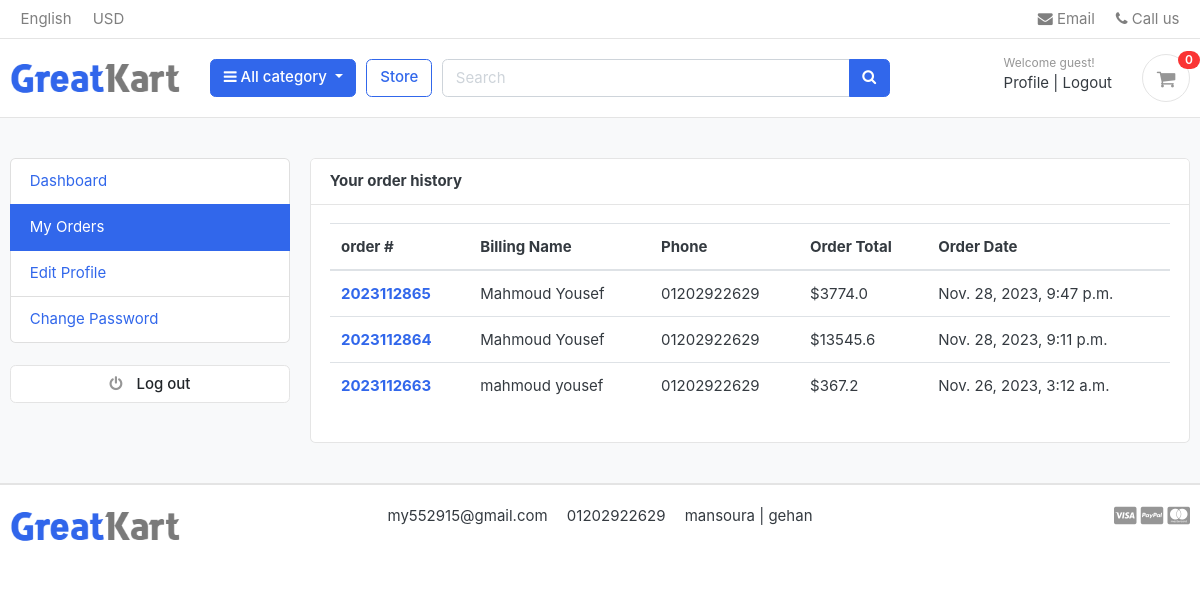
The page /accounts/my_orders/ (signed in) on the database as committed earlier.
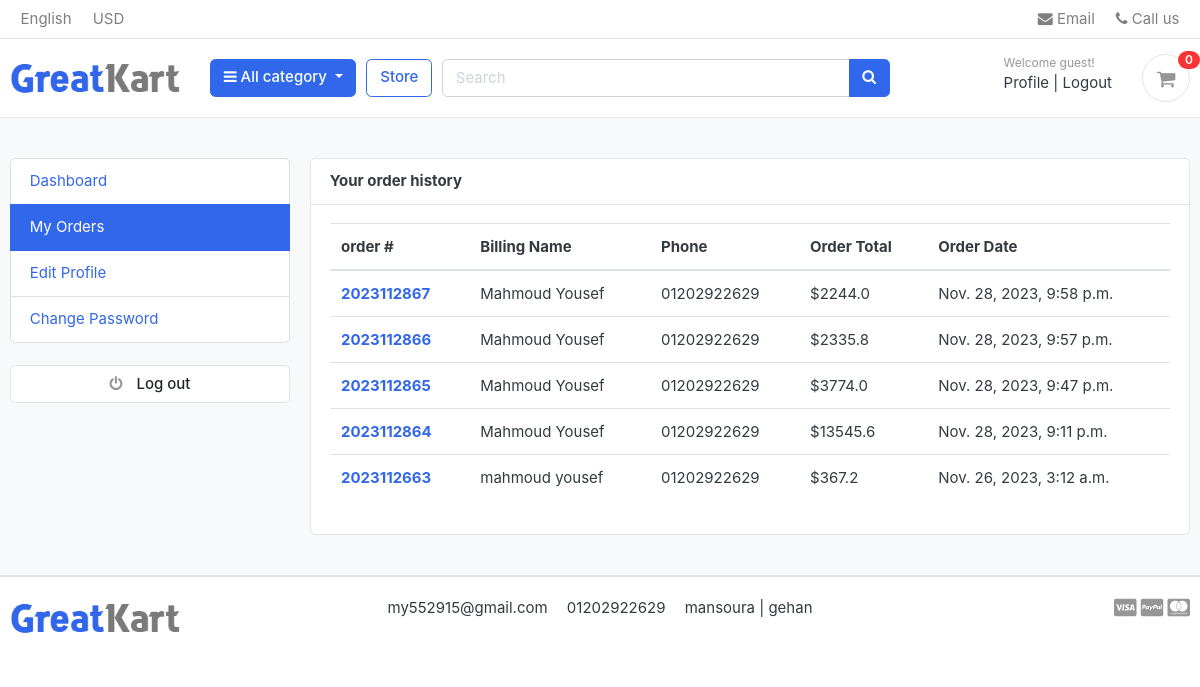
The same page on the database as committed later.
### settings/models.py (models this page shows, shortened)
class Settings(models.Model):
    site_name = models.CharField( max_length=50)
    logo = models.ImageField( upload_to='setting/')
    phone = models.CharField( max_length=30)
    email = models.EmailField( max_length=254)
    description = models.TextField(max_length=1000)
    fb_link = models.URLField( max_length=200)
    twitter_link = models.URLField( max_length=200)
    instagram_link = models.URLField( max_length=200)
    address = models.CharField( max_length=50)

### orders/models.py (models this page shows, shortened)
class Order(models.Model):
    STATUS = (
        ('New','New'),
        ('Accepted','Accepted'),
        ('Completed','Completed'),
        ('Cancelled','Cancelled'),
    )
    user = models.ForeignKey(User, on_delete=models.SET_NULL , null=True)
    payment = models.ForeignKey(Payment,  on_delete=models.SET_NULL ,blank=True , null=True)
    order_number = models.CharField(max_length=50)
    first_name = models.CharField(max_length=50)
    last_name = models.CharField(max_length=50)
    phone = models.CharField(max_length=50)
    email = models.EmailField( max_length=254)
    address_line_1 = models.CharField( max_length=50)
    address_line_2 = models.CharField( max_length=50 , blank=True)
    country = models.CharField( max_length=50 )
    state = models.CharField( max_length=50 )
    city = models.CharField( max_length=50 )
    order_note = models.CharField( max_length=1000 , blank=True)
    order_total = models.FloatField()
    tax = models.FloatField()
    status = models.CharField(choices=STATUS,default='New' , max_length=15)
    ip = models.CharField(max_length=50  ,blank=True)
    is_orderd = models.BooleanField(default=False)
    created_at = models.DateTimeField( auto_now_add=True)
    updated_at = models.DateTimeField(auto_now=True)
    def full_name(self):
        return f'{self.first_name} {self.last_name}'

### accounts/views.py (the view)
# urls.py: path('my_orders/' , views.my_orders , name='my_orders'),
@login_required(login_url='login')
def my_orders(request):
    orders = Order.objects.filter(user=request.user,is_orderd=True).order_by('-created_at')
    context = {
        'orders':orders,
    }
    return render(request,'profile/my_orders.html',context)

### carts/context_processors.py (called while the page is built)
def counter(request):
    cart_count = 0
    if 'admin' in request.path:
        return{}
    else :
        try :
            cart = Cart.objects.filter(cart_id=_cart_id(request))
            if request.user.is_authenticated:
                cart_items = CartItem.objects.all().filter(user=request.user)
            else :
                cart_items = CartItem.objects.all().filter(cart=cart[:1])
            for cart_item in cart_items:
                cart_count+=cart_item.quantity
        except Cart.DoesNotExist:
            cart_count=0
    return dict(cart_count=cart_count)

### carts/views.py (called while the page is built)
def _cart_id(request):
    cart = request.session.session_key
    if not cart:
        cart = request.session.create()
    return cart

### category/context_processor.py (called while the page is built)
def menu_links(request):
    links = Category.objects.all()[:10]
    return dict(links=links)

### category/models.py (called while the page is built)
    def get_url(self):
        return reverse('store:product_by_category',args=[self.slug])

    def __str__(self):
        return str(self.name)

### accounts/templates/profile/my_orders.html
{% extends "base.html" %}
{% block body %}
<section class="section-conten padding-y bg">
    <div class="container">
        <div class="row">
            <aside class="col-md-3">
                <ul class="list-group">
                    <a class="list-group-item " href="{% url 'accounts:dashboard'%}"> Dashboard </a>
                    <a class="list-group-item active" href="{% url 'accounts:my_orders'%}"> My Orders </a>
                    <a class="list-group-item" href="{% url 'accounts:edit_profile'%}"> Edit Profile </a>
                    <a class="list-group-item" href="{% url 'password_change'%}">Change Password </a>
                </ul>
                <br>
                <a class="btn btn-light btn-block" href="{% url 'logout'%}"> <i class="fa fa-power-off"></i> <span
                        class="text">Log
                        out</span> </a>
            </aside>
            <main class="col-md-9">
                <article class="card">
                    <header class="card-header">
                        <strong class="d-inline-block mr-3">Your order history</strong>
                    </header>
                    <div class="card-body">
                        <div class="row">
                            <div class="col-md-12">
                                <table class="table table-hover">
                                    <thead>
                                        <tr>
                                            <th scope="col">order #</th>
                                            <th scope="col">Billing Name</th>
                                            <th scope="col">Phone</th>
                                            <th scope="col">Order Total</th>
                                            <th scope="col">Order Date</th>
                                        </tr>
                                    </thead>
                                        <tbody>
                                            {% for order in orders %}
                                            <tr>
                                                <th scope="row"><a href="{% url 'accounts:order_detail' order.order_number %}">{{order.order_number}}</a></th>
                                                <td>{{order.full_name}}</td>
                                                <td>{{order.phone}}</td>
                                                <td>${{order.order_total}}</td>
                                                <td>{{order.created_at}}</td>
                                            </tr>
                                            {% endfor %}
                                        </tbody>
                                </table>
                            </div>
                        </div>
                    </div>
                </article>
            </main>
        </div>
    </div>
</section>
{% endblock body %}

### templates/base.html (shortened to what this page needs)
{% load static %}
<!DOCTYPE HTML>
<html lang="en">
<head>
    <link href="{% static 'css/bootstrap.css'%}" rel="stylesheet" type="text/css" />
    <link href="{% static 'fonts/fontawesome/css/all.min.css'%}" type="text/css" rel="stylesheet">
    <link href="{% static 'css/ui.css'%}" rel="stylesheet" type="text/css" />
    <link href="{% static 'css/responsive.css'%}" rel="stylesheet" media="only screen and (max-width: 1200px)" />
    <link href="{% static 'css/custum.css'%}" rel="stylesheet" type="text/css" />
    <link rel="stylesheet" href="https://cdnjs.cloudflare.com/ajax/libs/font-awesome/4.7.0/css/font-awesome.min.css">
</head>
<body>
    <header class="section-header">
        <nav class="navbar p-md-0 navbar-expand-sm navbar-light border-bottom">
            <div class="container">
                <div class="collapse navbar-collapse" id="navbarTop4">
                    <ul class="navbar-nav mr-auto">
                        <li class="nav-item dropdown">
                            <a href="#" class="nav-link"> English </a>
                        </li>
                        <li class="nav-item dropdown">
                            <a href="#" class="nav-link"> USD </a>
                        </li>
                    </ul>
                    <ul class="navbar-nav">
                        <li><a href="#" class="nav-link"> <i class="fa fa-envelope"></i> Email </a></li>
                        <li><a href="#" class="nav-link"> <i class="fa fa-phone"></i> Call us </a></li>
                    </ul>
                </div>
            </div>
        </nav>
        <section class="header-main border-bottom">
            <div class="container">
                <div class="row align-items-center">
                    <div class="col-lg-2 col-md-3 col-6">
                        <a href="/" class="brand-wrap">
                            <img class="logo" src="{{myfooter.logo.url}}">
                        </a>
                    </div>
                    <div class="col-lg col-sm col-md col-6 flex-grow-0">
                        <div class="category-wrap dropdown d-inline-block float-right">
                            <button type="button" class="btn btn-primary dropdown-toggle" data-toggle="dropdown">
                                <i class="fa fa-bars"></i> All category
                            </button>
                        </div>
                    </div>
                    <a href="{%url 'store:store'%}" method="GET" class="btn btn-outline-primary">Store</a>
                    <div class="col-lg  col-md-6 col-sm-12 col">
                        <form action="{% url 'store:search' %}" class="search">
                            <div class="input-group w-100">
                                <input type="text" class="form-control" style="width:60%;" placeholder="Search"
                                    name="q">
                                <div class="input-group-append">
                                    <button class="btn btn-primary" type="submit">
                                        <i class="fa fa-search"></i>
                                    </button>
                                </div>
                            </div>
                        </form>
                    </div>
                    <div class="col-lg-3 col-sm-6 col-8 order-2 order-lg-3">
                        <div class="d-flex justify-content-end mb-3 mb-lg-0">
                            <div class="widget-header">
                                <small class="title text-muted">Welcome guest!</small>
                                <div>
                                    {% if user.is_authenticated %}
                                    <a href="{% url 'accounts:profile'%}">Profile</a> <span class="dark-transp"> |
                                    </span>
                                    <a href="{% url 'logout'%}"> Logout</a>
                                    {% else %}
                                    <a href="{% url 'login'%}">Sign in</a> <span class="dark-transp"> | </span>
                                    <a href="{% url 'accounts:signup'%}"> Register</a>
                                    {% endif %}
                                </div>
                            </div>
                            <a href="{% url 'carts:cart'%}" class="widget-header pl-3 ml-3">
                                <div class="icon icon-sm rounded-circle border"><i class="fa fa-shopping-cart"></i>
                                </div>
                                <span class="badge badge-pill badge-danger notify">{{cart_count}}</span>
                            </a>
                        </div>
                    </div>
                </div>
            </div>
        </section>
    </header>
    {% block body %}
    {% endblock body %}
    <footer class="section-footer border-top">
        <div class="container">
            <section class="footer-bottom border-top row">
                <div class="col-lg-2 col-md-3 col-6">
                    <a href="/" class="brand-wrap">
                        <img class="logo" src="{{myfooter.logo.url}}">
                    </a>
                </div>
                <div class="col-md-8 text-md-center">
                    <span class="px-2">{{myfooter.email}}</span>
                    <span class="px-2">{{myfooter.phone}}</span>
                    <span class="px-2">{{myfooter.address}}</span>
                </div>
                <div class="col-md-2 text-md-right text-muted">
                    <i class="fab fa-lg fa-cc-visa"></i>
                    <i class="fab fa-lg fa-cc-paypal"></i>
                    <i class="fab fa-lg fa-cc-mastercard"></i>
                </div>
            </section>
        </div>
    </footer>
</body>
</html>

### static/css/ui.css (style rules this page uses)
html { font-family: "Inter", sans-serif; font-size: 15px; }
.icon-xs, .icon-sm, .icon-md, .icon-lg { display: inline-block; text-align: center; flex-shrink: 0; flex-grow: 0; }
.icon-sm { width: 48px; height: 48px; line-height: 48px !important; font-size: 20px; }
.padding-y { padding-top: 40px; padding-bottom: 40px; }
article:after, .form-group:after { display: block; clear: both; content: ""; }
.bg { background-color: #f8f9fa; }
.header-main { position: relative; padding-top: 1rem; padding-bottom: 1rem; }
.brand-wrap .logo, .navbar-brand .logo { margin-right: 7px; max-height: 42px; display: inline-block; }
.widget-header { display: inline-block; vertical-align: middle; position: relative; }
.widget-header a { color: #343a40; }
.widget-header i { color: #969696; }
.widget-header .title { display: block; }
.widget-header .notify { position: absolute; top: -3px; right: -10px; }
.footer-bottom { padding-top: 20px; padding-bottom: 20px; }
.btn-light { background-color: #fff; border-color: #e4e4e4; }
.btn-light i { color: #969696; }
.btn i + .text { margin-left: 10px; }
.notify { position: absolute; top: -4px; right: -10px; display: inline-block; padding: 0.25em 0.6em; font-size: 12px; line-height: 1; text-align: center; border-radius: 3rem; color: #fff; background-color: #fa3434; }

Rows that differ between the two databases and show on the page:
added Order: order_number "2023112867", full_name "Mahmoud Yousef", phone "01202922629", order_total "2244.0", created_at "Nov. 28, 2023, 9:58 p.m."
added Order: order_number "2023112866", full_name "Mahmoud Yousef", phone "01202922629", order_total "2335.8", created_at "Nov. 28, 2023, 9:57 p.m."
